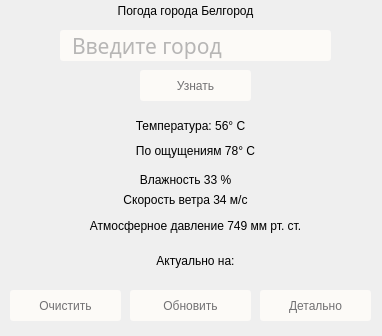
<?xml version="1.0" encoding="UTF-8"?>
<ui version="4.0">
 <class>weather_form</class>
 <widget class="QWidget" name="weather_form">
  <property name="enabled">
   <bool>true</bool>
  </property>
  <property name="geometry">
   <rect>
    <x>0</x>
    <y>0</y>
    <width>382</width>
    <height>336</height>
   </rect>
  </property>
  <property name="tabletTracking">
   <bool>true</bool>
  </property>
  <property name="focusPolicy">
   <enum>Qt::ClickFocus</enum>
  </property>
  <property name="windowTitle">
   <string>Form</string>
  </property>
  <property name="windowIcon">
   <iconset>
    <normaloff>../76818-forecasting-material-rain-shower-weather-icon.png</normaloff>../76818-forecasting-material-rain-shower-weather-icon.png</iconset>
  </property>
  <property name="windowOpacity">
   <double>1.000000000000000</double>
  </property>
  <property name="layoutDirection">
   <enum>Qt::LeftToRight</enum>
  </property>
  <property name="styleSheet">
   <string notr="true"/>
  </property>
  <widget class="QLineEdit" name="inputCity">
   <property name="geometry">
    <rect>
     <x>60</x>
     <y>30</y>
     <width>271</width>
     <height>31</height>
    </rect>
   </property>
   <property name="font">
    <font>
     <family>Gotham Pro</family>
     <pointsize>16</pointsize>
     <weight>50</weight>
     <italic>false</italic>
     <bold>false</bold>
     <kerning>true</kerning>
    </font>
   </property>
   <property name="focusPolicy">
    <enum>Qt::ClickFocus</enum>
   </property>
   <property name="acceptDrops">
    <bool>false</bool>
   </property>
   <property name="styleSheet">
    <string notr="true">QLineEdit {
	background-color: /*#B8CCD5*/#FCFAF7;
	/*border: 1px solid rgb(0, 85, 255);*/
	border-radius: 3px;
	color: #727173;
	font: 16pt &quot;Gotham Pro&quot;;
	padding-left: 10px;
	padding-right: 10px;
}

QLineEdit:focus {
	border: 1px solid #727173;
}</string>
   </property>
   <property name="inputMethodHints">
    <set>Qt::ImhNone</set>
   </property>
   <property name="inputMask">
    <string/>
   </property>
   <property name="frame">
    <bool>true</bool>
   </property>
   <property name="echoMode">
    <enum>QLineEdit::Normal</enum>
   </property>
   <property name="dragEnabled">
    <bool>false</bool>
   </property>
   <property name="readOnly">
    <bool>false</bool>
   </property>
   <property name="placeholderText">
    <string>Введите город</string>
   </property>
   <property name="cursorMoveStyle">
    <enum>Qt::LogicalMoveStyle</enum>
   </property>
   <property name="clearButtonEnabled">
    <bool>false</bool>
   </property>
  </widget>
  <widget class="QPushButton" name="buttonGet">
   <property name="geometry">
    <rect>
     <x>140</x>
     <y>70</y>
     <width>111</width>
     <height>31</height>
    </rect>
   </property>
   <property name="focusPolicy">
    <enum>Qt::ClickFocus</enum>
   </property>
   <property name="contextMenuPolicy">
    <enum>Qt::NoContextMenu</enum>
   </property>
   <property name="autoFillBackground">
    <bool>false</bool>
   </property>
   <property name="styleSheet">
    <string notr="true">QPushButton {
	background-color: /*#B8CCD5*/#FCFAF7;
	border-radius: 3px;
	color: #727173;
	font: 12pt &quot;Gotham Pro&quot;;
	padding-left: 6px;
	padding-right: 6px;
}

QPushButton:pressed {
	border: 1px solid #727173;
}</string>
   </property>
   <property name="inputMethodHints">
    <set>Qt::ImhNone</set>
   </property>
   <property name="text">
    <string>Узнать</string>
   </property>
   <property name="checkable">
    <bool>false</bool>
   </property>
   <property name="autoRepeat">
    <bool>false</bool>
   </property>
   <property name="autoExclusive">
    <bool>false</bool>
   </property>
   <property name="autoRepeatDelay">
    <number>304</number>
   </property>
  </widget>
  <widget class="QLabel" name="text_weather_in_city">
   <property name="geometry">
    <rect>
     <x>70</x>
     <y>0</y>
     <width>231</width>
     <height>21</height>
    </rect>
   </property>
   <property name="styleSheet">
    <string notr="true">QLabel {
	color: black;
	font: 12pt &quot;Gotham Pro Narrow&quot;;
}
</string>
   </property>
   <property name="frameShape">
    <enum>QFrame::NoFrame</enum>
   </property>
   <property name="frameShadow">
    <enum>QFrame::Plain</enum>
   </property>
   <property name="text">
    <string>Погода города Белгород</string>
   </property>
   <property name="textFormat">
    <enum>Qt::AutoText</enum>
   </property>
   <property name="scaledContents">
    <bool>false</bool>
   </property>
   <property name="alignment">
    <set>Qt::AlignCenter</set>
   </property>
   <property name="wordWrap">
    <bool>false</bool>
   </property>
  </widget>
  <widget class="QLabel" name="text_temp_likes">
   <property name="geometry">
    <rect>
     <x>20</x>
     <y>130</y>
     <width>351</width>
     <height>41</height>
    </rect>
   </property>
   <property name="styleSheet">
    <string notr="true">QLabel {
	color: black;
	font: 24pt &quot;Gotham Pro Narrow&quot;;
}
</string>
   </property>
   <property name="frameShape">
    <enum>QFrame::NoFrame</enum>
   </property>
   <property name="frameShadow">
    <enum>QFrame::Plain</enum>
   </property>
   <property name="text">
    <string>По ощущениям 78° C</string>
   </property>
   <property name="textFormat">
    <enum>Qt::AutoText</enum>
   </property>
   <property name="scaledContents">
    <bool>false</bool>
   </property>
   <property name="alignment">
    <set>Qt::AlignCenter</set>
   </property>
   <property name="wordWrap">
    <bool>false</bool>
   </property>
  </widget>
  <widget class="QLabel" name="text_pressure">
   <property name="geometry">
    <rect>
     <x>20</x>
     <y>210</y>
     <width>351</width>
     <height>31</height>
    </rect>
   </property>
   <property name="styleSheet">
    <string notr="true">QLabel {
	color: black;
	font: 12pt &quot;Gotham Pro Narrow&quot;;
}
</string>
   </property>
   <property name="frameShape">
    <enum>QFrame::NoFrame</enum>
   </property>
   <property name="frameShadow">
    <enum>QFrame::Plain</enum>
   </property>
   <property name="text">
    <string>Атмосферное давление 749 мм рт. ст.</string>
   </property>
   <property name="textFormat">
    <enum>Qt::AutoText</enum>
   </property>
   <property name="scaledContents">
    <bool>false</bool>
   </property>
   <property name="alignment">
    <set>Qt::AlignCenter</set>
   </property>
   <property name="wordWrap">
    <bool>false</bool>
   </property>
  </widget>
  <widget class="QLabel" name="text_humidity">
   <property name="geometry">
    <rect>
     <x>10</x>
     <y>170</y>
     <width>351</width>
     <height>20</height>
    </rect>
   </property>
   <property name="styleSheet">
    <string notr="true">QLabel {
	color: black;
	font: 12pt &quot;Gotham Pro Narrow&quot;;
}
</string>
   </property>
   <property name="frameShape">
    <enum>QFrame::NoFrame</enum>
   </property>
   <property name="frameShadow">
    <enum>QFrame::Plain</enum>
   </property>
   <property name="text">
    <string>Влажность 33 %</string>
   </property>
   <property name="textFormat">
    <enum>Qt::AutoText</enum>
   </property>
   <property name="scaledContents">
    <bool>false</bool>
   </property>
   <property name="alignment">
    <set>Qt::AlignCenter</set>
   </property>
   <property name="wordWrap">
    <bool>false</bool>
   </property>
  </widget>
  <widget class="QLabel" name="text_speed_wind">
   <property name="geometry">
    <rect>
     <x>10</x>
     <y>190</y>
     <width>351</width>
     <height>20</height>
    </rect>
   </property>
   <property name="styleSheet">
    <string notr="true">QLabel {
	color: black;
	font: 12pt &quot;Gotham Pro Narrow&quot;;
}
</string>
   </property>
   <property name="frameShape">
    <enum>QFrame::NoFrame</enum>
   </property>
   <property name="frameShadow">
    <enum>QFrame::Plain</enum>
   </property>
   <property name="text">
    <string>Скорость ветра 34 м/с</string>
   </property>
   <property name="textFormat">
    <enum>Qt::AutoText</enum>
   </property>
   <property name="scaledContents">
    <bool>false</bool>
   </property>
   <property name="alignment">
    <set>Qt::AlignCenter</set>
   </property>
   <property name="wordWrap">
    <bool>false</bool>
   </property>
  </widget>
  <widget class="QGroupBox" name="groupBox_2">
   <property name="geometry">
    <rect>
     <x>270</x>
     <y>380</y>
     <width>81</width>
     <height>51</height>
    </rect>
   </property>
   <property name="styleSheet">
    <string notr="true">QGroupBox {
	color:white;
	font: 14px &quot;Gotham Pro Medium&quot;;
}</string>
   </property>
   <property name="title">
    <string>Дождь</string>
   </property>
   <property name="alignment">
    <set>Qt::AlignCenter</set>
   </property>
  </widget>
  <widget class="QLabel" name="text_temp_2">
   <property name="geometry">
    <rect>
     <x>70</x>
     <y>100</y>
     <width>241</width>
     <height>51</height>
    </rect>
   </property>
   <property name="styleSheet">
    <string notr="true">QLabel {
	color: black;
	font: 26 &quot;Gotham Pro Narrow&quot;;
}
</string>
   </property>
   <property name="frameShape">
    <enum>QFrame::NoFrame</enum>
   </property>
   <property name="frameShadow">
    <enum>QFrame::Plain</enum>
   </property>
   <property name="text">
    <string>Температура: 56° C</string>
   </property>
   <property name="textFormat">
    <enum>Qt::AutoText</enum>
   </property>
   <property name="scaledContents">
    <bool>false</bool>
   </property>
   <property name="alignment">
    <set>Qt::AlignCenter</set>
   </property>
   <property name="wordWrap">
    <bool>false</bool>
   </property>
  </widget>
  <widget class="QLabel" name="text_actually">
   <property name="geometry">
    <rect>
     <x>20</x>
     <y>240</y>
     <width>351</width>
     <height>41</height>
    </rect>
   </property>
   <property name="styleSheet">
    <string notr="true">QLabel {
	color: black;
	font: 24pt &quot;Gotham Pro Narrow&quot;;
}
</string>
   </property>
   <property name="frameShape">
    <enum>QFrame::NoFrame</enum>
   </property>
   <property name="frameShadow">
    <enum>QFrame::Plain</enum>
   </property>
   <property name="text">
    <string>Актуально на:</string>
   </property>
   <property name="textFormat">
    <enum>Qt::AutoText</enum>
   </property>
   <property name="scaledContents">
    <bool>false</bool>
   </property>
   <property name="alignment">
    <set>Qt::AlignCenter</set>
   </property>
   <property name="wordWrap">
    <bool>false</bool>
   </property>
  </widget>
  <widget class="QPushButton" name="clear_btn">
   <property name="geometry">
    <rect>
     <x>10</x>
     <y>290</y>
     <width>111</width>
     <height>31</height>
    </rect>
   </property>
   <property name="focusPolicy">
    <enum>Qt::ClickFocus</enum>
   </property>
   <property name="contextMenuPolicy">
    <enum>Qt::NoContextMenu</enum>
   </property>
   <property name="autoFillBackground">
    <bool>false</bool>
   </property>
   <property name="styleSheet">
    <string notr="true">QPushButton {
	background-color: /*#B8CCD5*/#FCFAF7;
	border-radius: 3px;
	color: #727173;
	font: 12pt &quot;Gotham Pro&quot;;
	padding-left: 6px;
	padding-right: 6px;
}

QPushButton:pressed {
	border: 1px solid #727173;
}</string>
   </property>
   <property name="inputMethodHints">
    <set>Qt::ImhNone</set>
   </property>
   <property name="text">
    <string>Очистить</string>
   </property>
   <property name="checkable">
    <bool>false</bool>
   </property>
   <property name="autoRepeat">
    <bool>false</bool>
   </property>
   <property name="autoExclusive">
    <bool>false</bool>
   </property>
   <property name="autoRepeatDelay">
    <number>304</number>
   </property>
  </widget>
  <widget class="QPushButton" name="update_btn">
   <property name="geometry">
    <rect>
     <x>130</x>
     <y>290</y>
     <width>121</width>
     <height>31</height>
    </rect>
   </property>
   <property name="focusPolicy">
    <enum>Qt::ClickFocus</enum>
   </property>
   <property name="contextMenuPolicy">
    <enum>Qt::NoContextMenu</enum>
   </property>
   <property name="autoFillBackground">
    <bool>false</bool>
   </property>
   <property name="styleSheet">
    <string notr="true">QPushButton {
	background-color: /*#B8CCD5*/#FCFAF7;
	border-radius: 3px;
	color: #727173;
	font: 12pt &quot;Gotham Pro&quot;;
	padding-left: 6px;
	padding-right: 6px;
}

QPushButton:pressed {
	border: 1px solid #727173;
}</string>
   </property>
   <property name="inputMethodHints">
    <set>Qt::ImhNone</set>
   </property>
   <property name="text">
    <string>Обновить</string>
   </property>
   <property name="checkable">
    <bool>false</bool>
   </property>
   <property name="autoRepeat">
    <bool>false</bool>
   </property>
   <property name="autoExclusive">
    <bool>false</bool>
   </property>
   <property name="autoRepeatDelay">
    <number>304</number>
   </property>
  </widget>
  <widget class="QPushButton" name="detail_btn">
   <property name="geometry">
    <rect>
     <x>260</x>
     <y>290</y>
     <width>111</width>
     <height>31</height>
    </rect>
   </property>
   <property name="focusPolicy">
    <enum>Qt::ClickFocus</enum>
   </property>
   <property name="contextMenuPolicy">
    <enum>Qt::NoContextMenu</enum>
   </property>
   <property name="autoFillBackground">
    <bool>false</bool>
   </property>
   <property name="styleSheet">
    <string notr="true">QPushButton {
	background-color: /*#B8CCD5*/#FCFAF7;
	border-radius: 3px;
	color: #727173;
	font: 12pt &quot;Gotham Pro&quot;;
	padding-left: 6px;
	padding-right: 6px;
}

QPushButton:pressed {
	border: 1px solid #727173;
}</string>
   </property>
   <property name="inputMethodHints">
    <set>Qt::ImhNone</set>
   </property>
   <property name="text">
    <string>Детально</string>
   </property>
   <property name="checkable">
    <bool>false</bool>
   </property>
   <property name="autoRepeat">
    <bool>false</bool>
   </property>
   <property name="autoExclusive">
    <bool>false</bool>
   </property>
   <property name="autoRepeatDelay">
    <number>304</number>
   </property>
  </widget>
 </widget>
 <resources/>
 <connections/>
</ui>
